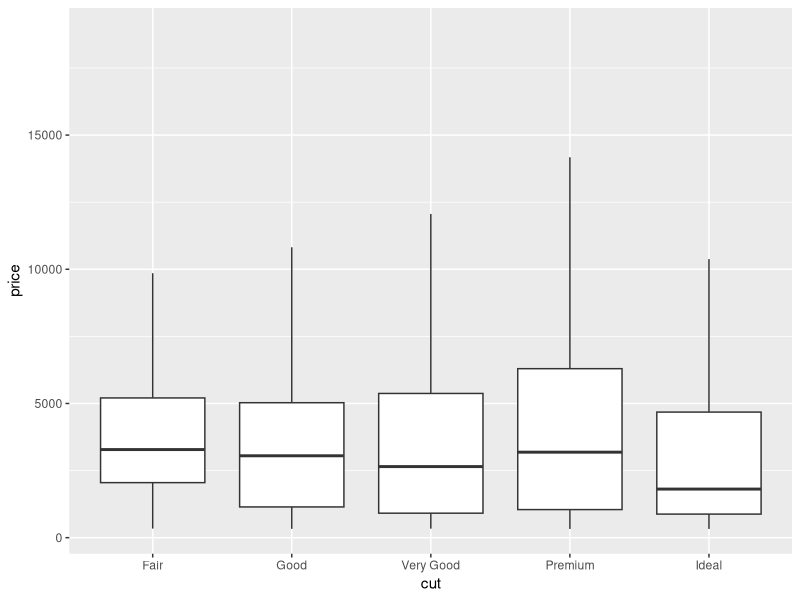
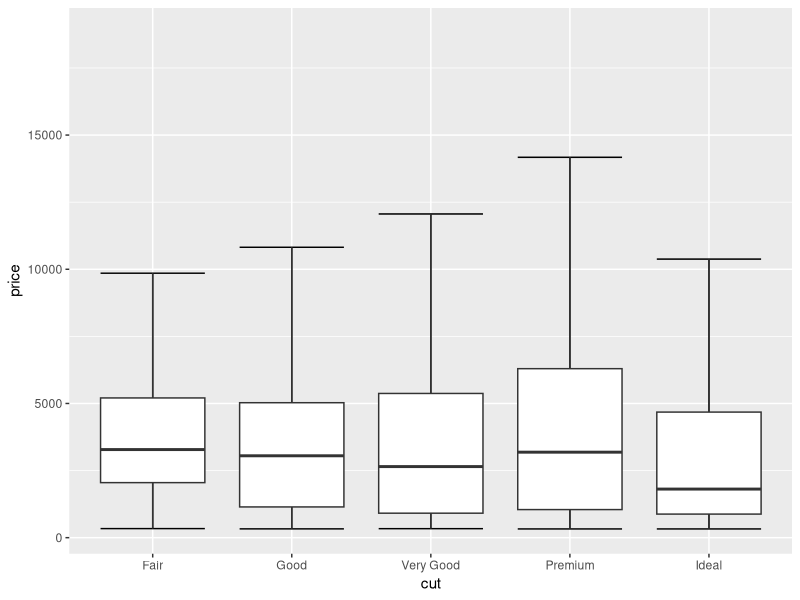

Source code (R) for these figures, in order:
## ---- chunk 1
library(ggplot2)
## ---- chunk 2
diamonds |> 
  ggplot(aes(x=cut, y=price))+
  geom_boxplot(outlier.shape=NA #outlier 제거하기
               ) 
## ---- chunk 3
diamonds |> 
  ggplot(aes(x=cut, y=price)) + 
  stat_boxplot(geom='errorbar') +
  geom_boxplot(outlier.shape=NA #outlier 제거하기
               ) 
